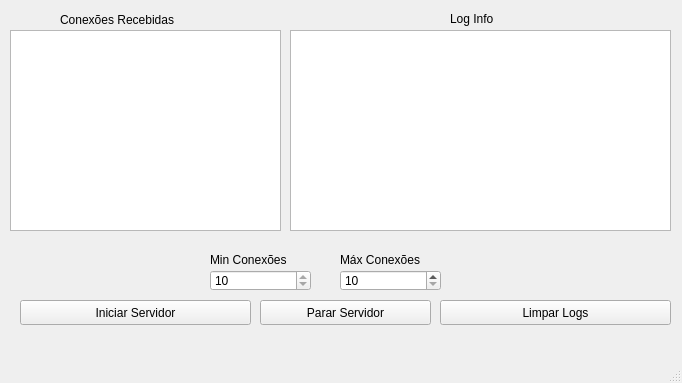
<?xml version="1.0" encoding="UTF-8"?>
<ui version="4.0">
 <class>Server</class>
 <widget class="QMainWindow" name="Server">
  <property name="geometry">
   <rect>
    <x>0</x>
    <y>0</y>
    <width>682</width>
    <height>383</height>
   </rect>
  </property>
  <property name="windowTitle">
   <string>Servidor</string>
  </property>
  <property name="locale">
   <locale language="English" country="Vanuatu"/>
  </property>
  <widget class="QWidget" name="centralwidget">
   <widget class="QPushButton" name="startServer">
    <property name="geometry">
     <rect>
      <x>20</x>
      <y>300</y>
      <width>231</width>
      <height>25</height>
     </rect>
    </property>
    <property name="text">
     <string>Iniciar Servidor</string>
    </property>
   </widget>
   <widget class="QSpinBox" name="mimConcections">
    <property name="geometry">
     <rect>
      <x>210</x>
      <y>270</y>
      <width>101</width>
      <height>21</height>
     </rect>
    </property>
    <property name="minimum">
     <number>10</number>
    </property>
    <property name="maximum">
     <number>10</number>
    </property>
   </widget>
   <widget class="QSpinBox" name="maxConnectionsSpinBox">
    <property name="geometry">
     <rect>
      <x>340</x>
      <y>270</y>
      <width>101</width>
      <height>21</height>
     </rect>
    </property>
    <property name="minimum">
     <number>10</number>
    </property>
    <property name="maximum">
     <number>100</number>
    </property>
   </widget>
   <widget class="QLabel" name="label">
    <property name="geometry">
     <rect>
      <x>210</x>
      <y>250</y>
      <width>101</width>
      <height>20</height>
     </rect>
    </property>
    <property name="text">
     <string>Min Conexões</string>
    </property>
   </widget>
   <widget class="QLabel" name="label_2">
    <property name="geometry">
     <rect>
      <x>340</x>
      <y>250</y>
      <width>101</width>
      <height>20</height>
     </rect>
    </property>
    <property name="text">
     <string>Máx Conexões</string>
    </property>
   </widget>
   <widget class="QTextEdit" name="clientConnect">
    <property name="geometry">
     <rect>
      <x>10</x>
      <y>30</y>
      <width>271</width>
      <height>201</height>
     </rect>
    </property>
   </widget>
   <widget class="QTextEdit" name="logInfo">
    <property name="geometry">
     <rect>
      <x>290</x>
      <y>30</y>
      <width>381</width>
      <height>201</height>
     </rect>
    </property>
   </widget>
   <widget class="QLabel" name="label_3">
    <property name="geometry">
     <rect>
      <x>60</x>
      <y>10</y>
      <width>161</width>
      <height>20</height>
     </rect>
    </property>
    <property name="text">
     <string>Conexões Recebidas</string>
    </property>
   </widget>
   <widget class="QLabel" name="label_4">
    <property name="geometry">
     <rect>
      <x>450</x>
      <y>10</y>
      <width>67</width>
      <height>17</height>
     </rect>
    </property>
    <property name="text">
     <string>Log Info</string>
    </property>
   </widget>
   <widget class="QPushButton" name="stopServer">
    <property name="geometry">
     <rect>
      <x>260</x>
      <y>300</y>
      <width>171</width>
      <height>25</height>
     </rect>
    </property>
    <property name="text">
     <string>Parar Servidor</string>
    </property>
   </widget>
   <widget class="QPushButton" name="clearLogs">
    <property name="geometry">
     <rect>
      <x>440</x>
      <y>300</y>
      <width>231</width>
      <height>25</height>
     </rect>
    </property>
    <property name="text">
     <string>Limpar Logs</string>
    </property>
   </widget>
  </widget>
  <widget class="QMenuBar" name="menubar">
   <property name="geometry">
    <rect>
     <x>0</x>
     <y>0</y>
     <width>682</width>
     <height>22</height>
    </rect>
   </property>
  </widget>
  <widget class="QStatusBar" name="statusbar"/>
 </widget>
 <resources/>
 <connections/>
</ui>
